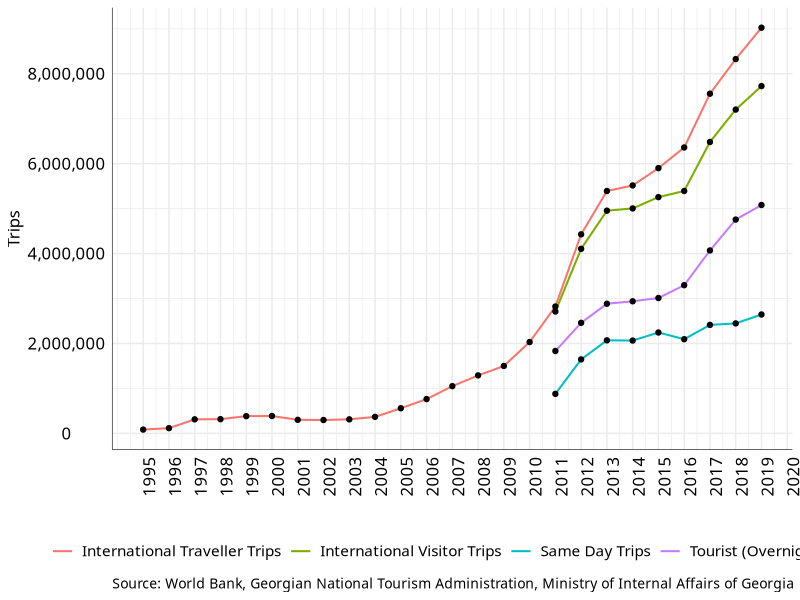

Write R code to recreate this figure. (Note: this script raises an error after producing the figure.)
rm(list=ls())    # clear the workspace

#=== Temur Gugushvii === 

library(tidyr)
library(ggplot2)
library(tidyverse)
library(readxl)
library(dplyr)
library(ggthemes)
library(dplyr)
library(scales)
library(grid)



tg_tourism_trips <- read.csv("data/tourism_trips_1995.csv")

tg_tourism_trips <- tg_tourism_trips %>%
                    dplyr::filter(#type != "International Traveller Trips_!", 
                                  #type != "Same Day Trips",
                                  #type != "International Visitor Trips",
                                  year < 2020)

tgp_trips <- ggplot2::ggplot(tg_tourism_trips, aes(year, trips, group = type_trips, color = type_trips))+
                      geom_line(size = 0.7)+
                      geom_point(size = 1.5, color = "black")+
                      theme_minimal(base_family="Sylfaen")+
                      theme(axis.title.x = element_text(colour="black", size=12, hjust=0.5),
                            axis.title.y = element_text(colour="black", size=12, hjust=0.5),
                            axis.text.x=element_text(angle = 90, hjust=0.5, size=12, colour="black"),
                            axis.text.y=element_text(angle = 0, hjust=0.5, size=12, colour="black"),
                            plot.caption = element_text(size=10, colour="black", hjust=0),
                            legend.position = "bottom",
                            legend.text=element_text(colour="black", size=11),
                            axis.line = element_line(size = 0.2, colour = "black"))+
                      labs(caption = "Source: World Bank, Georgian National Tourism Administration, Ministry of Internal Affairs of Georgia",
                           x = "",
                           y = "Trips")+
                      scale_color_discrete(name = "",
                                           labels = c("International Traveller Trips",
                                                      "International Visitor Trips",
                                                      "Same Day Trips",
                                                      "Tourist (Overnight) Trips"))+
                      scale_x_continuous(breaks=seq(1995, 2020, 1))+
                      scale_y_continuous(breaks=seq(0, 10000000, 2000000), labels = scales::comma)


#Save the ggplot
ggsave("visualization/tgp_trips.png", 
       plot = tgp_trips,
       units = "mm",
       width = 300,
       height = 175) 
